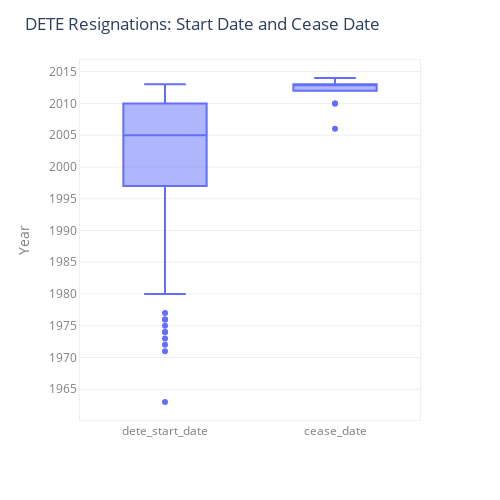

The notebook cell this image was saved under:
### Code cell
dete_dates = dete_resignations[['dete_start_date', 'cease_date']]

fig = px.box(dete_dates, y=dete_dates.columns, width=500, height=500, template='plotly_white')
fig.update_layout(title='DETE Resignations: Start Date and Cease Date')
fig.update_yaxes(dtick=5, color='gray', title='Year', showline=True, mirror=True)
fig.update_xaxes(title='', color='gray', showline=True, mirror=True)

fig.show()

### Figure 1 — Plotly figure (JSON) as saved in the notebook; plotly's stock layout.template omitted (floating-point values rounded to 4 significant figures; data arrays with more than 128 entries replaced by an {"elided": "..."} marker saying what was removed)
{"data": [{"alignmentgroup": "True", "hovertemplate": "variable=%{x}<br>value=%{y}<extra></extra>", "legendgroup": "", "marker": {"color": "#636efa"}, "name": "", "notched": false, "offsetgroup": "", "orientation": "v", "showlegend": false, "type": "box", "x": {"elided": "622 str values"}, "x0": " ", "xaxis": "x", "y": {"elided": "622 int values"}, "y0": " ", "yaxis": "y"}], "layout": {"boxmode": "group", "height": 500, "legend": {"tracegroupgap": 0}, "margin": {"t": 60}, "title": {"text": "DETE Resignations: Start Date and Cease Date"}, "width": 500, "xaxis": {"anchor": "y", "color": "gray", "domain": [0, 1], "mirror": true, "showline": true, "title": {"text": ""}}, "yaxis": {"anchor": "x", "color": "gray", "domain": [0, 1], "dtick": 5, "mirror": true, "showline": true, "title": {"text": "Year"}}}}
